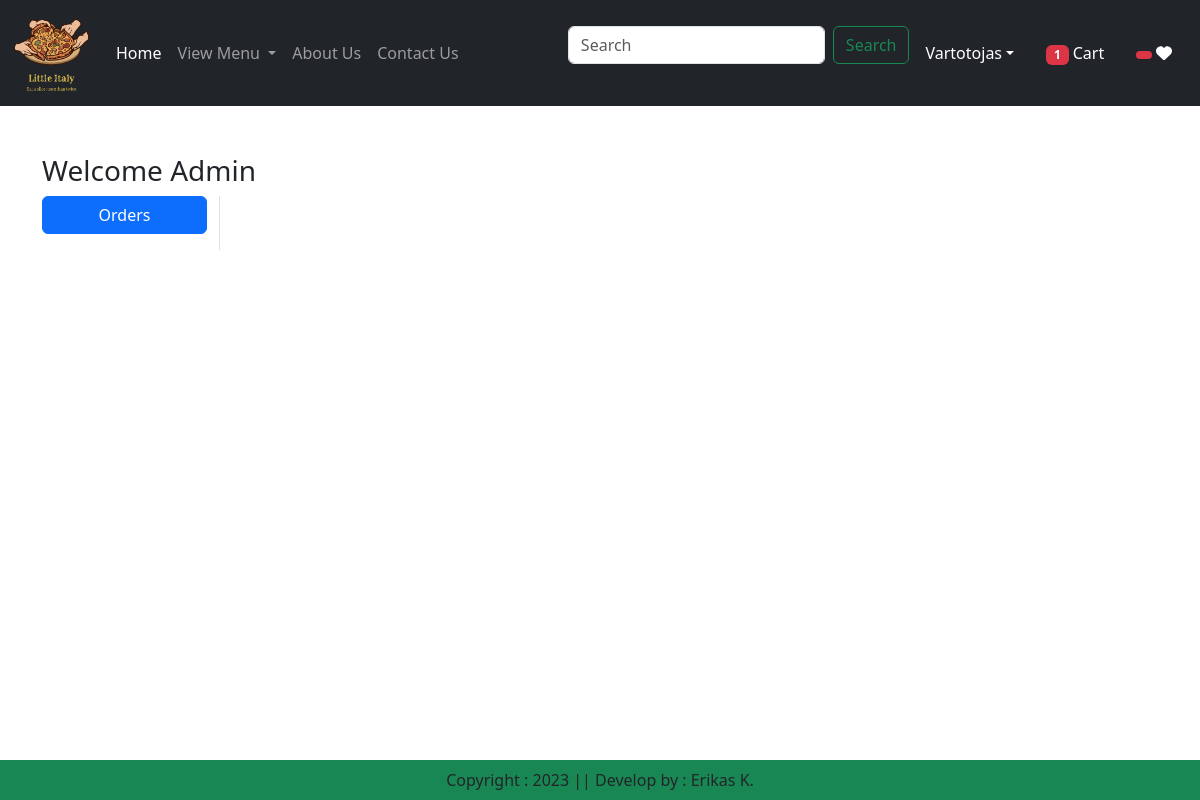
The app's page /orders/ (signed in), older data.
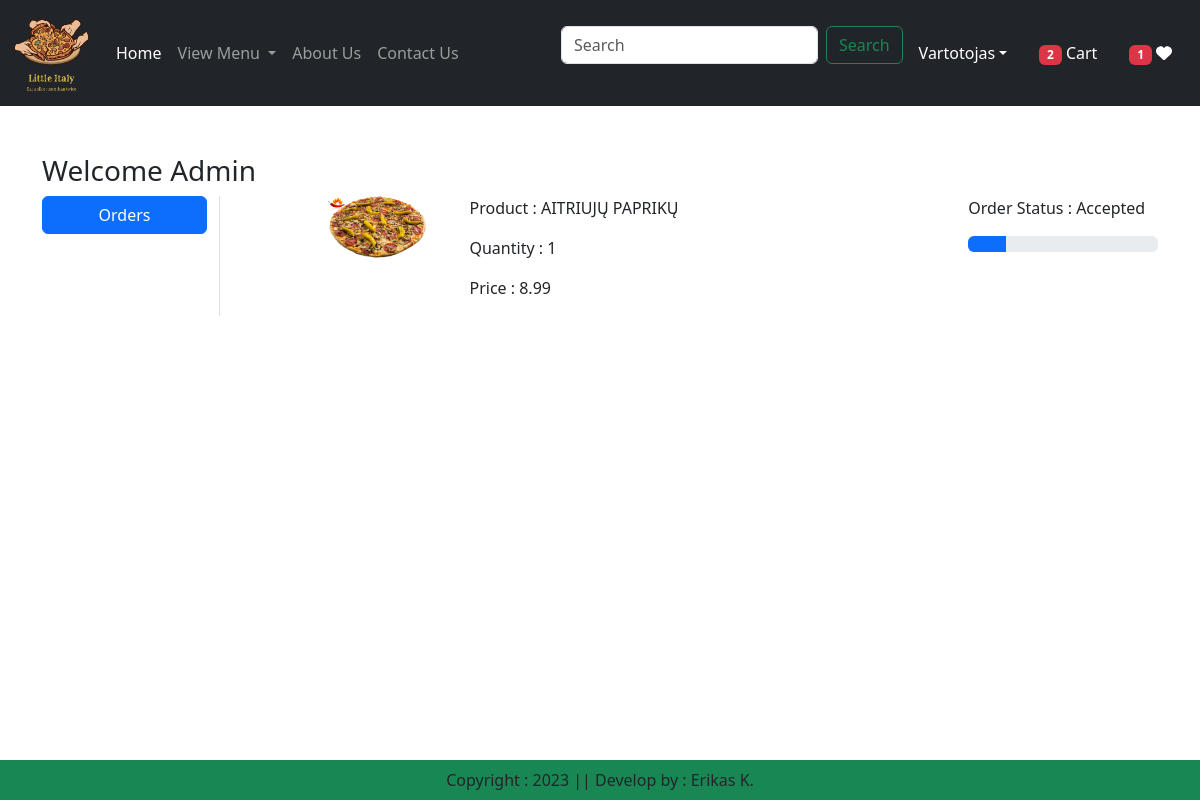
The same page, newer data.
### app/models.py (models this page shows, shortened)
class OrderPlaced(models.Model):
    user = models.ForeignKey(User, on_delete=models.CASCADE)
    customer = models.ForeignKey(Customer, on_delete=models.CASCADE)
    product = models.ForeignKey(Product, on_delete=models.CASCADE)
    quantity = models.PositiveIntegerField(default=1)
    ordered_date = models.DateTimeField(auto_now_add=True)
    status = models.CharField(max_length=50, choices=STATUS_CHOICES, default='Pending')
    payment = models.ForeignKey(Payment, on_delete=models.CASCADE, default="")
    @property
    def total_cost(self):
        return self.quantity * self.product.discounted_price

class Product(models.Model):
    title = models.CharField(max_length=100)
    selling_price = models.FloatField()
    discounted_price = models.FloatField(null=True)
    description = models.TextField()
    composition = models.TextField(default='')
    category = models.CharField(choices=CATEGORY_CHOICES, max_length=2)
    product_image = models.ImageField(upload_to='product')

### app/views.py (the view)
# urls.py: path('orders/', views.orders, name='orders'),
def orders(request):
    order_placed = OrderPlaced.objects.filter(user=request.user)
    totalitem = 0
    wishitem = 0
    if request.user.is_authenticated:
        totalitem = len(Cart.objects.filter(user=request.user))
        wishitem = len(Wishlist.objects.filter(user=request.user))
    return render(request, 'app/orders.html', locals())

### app/templates/app/orders.html (shortened to what this page needs)
{% extends "app/base.html" %}
{% load static %}
{% block main-content %}
<div class="container my-5">
  <div class="row">
    <h3>Welcome <span class="text-capitalize">{{request.user}}</span></h3>
    <div class="col-sm-2 border-end">
      <ul class="list-unstyled">
        <li class="d-grid"><a href="{% url 'orders' %}" class="btn btn-primary">Orders</a></li>
      </ul>
    </div>
      <div class="col-sm-9 offset-sm-1">
        {% for op in order_placed %}
        <div class="row">
            <div class="col-sm-2">
                <img src="{{op.product.product_image.url}}" class="img-fluid" height="100" width="100"/>
            </div>
            <div class="col-sm-7">
                <p>Product : {{op.product.title}}</p>
                <p>Quantity : {{op.quantity}}</p>
                <p>Price : {{op.total_cost}}</p>
            </div>
            <div class="col-sm-3">
                <p>Order Status : {{op.status}}</p>
                {% if op.status == 'Accepted' %}
                <div class="progress">
                  <div class="progress-bar" role="progressbar" style="width: 20%" aria-valuenow="20%" aria-valuemin="0"
                       aria-valuemax="100"></div>
                </div>
                {% endif %}
            </div>
        </div>
        {% endfor %}
      </div>
  </div>
</div>
{% endblock main-content %}

Row changes from the older to the newer data that the page shows:
added OrderPlaced: product.product_image (picture), product "AITRIUJŲ PAPRIKŲ", quantity "1", total_cost "8.99", status "Accepted"
Text that changed along with them:
{{ totalitem }}: "1" → "2"
{{ wishitem }}: (not shown) → "1"
